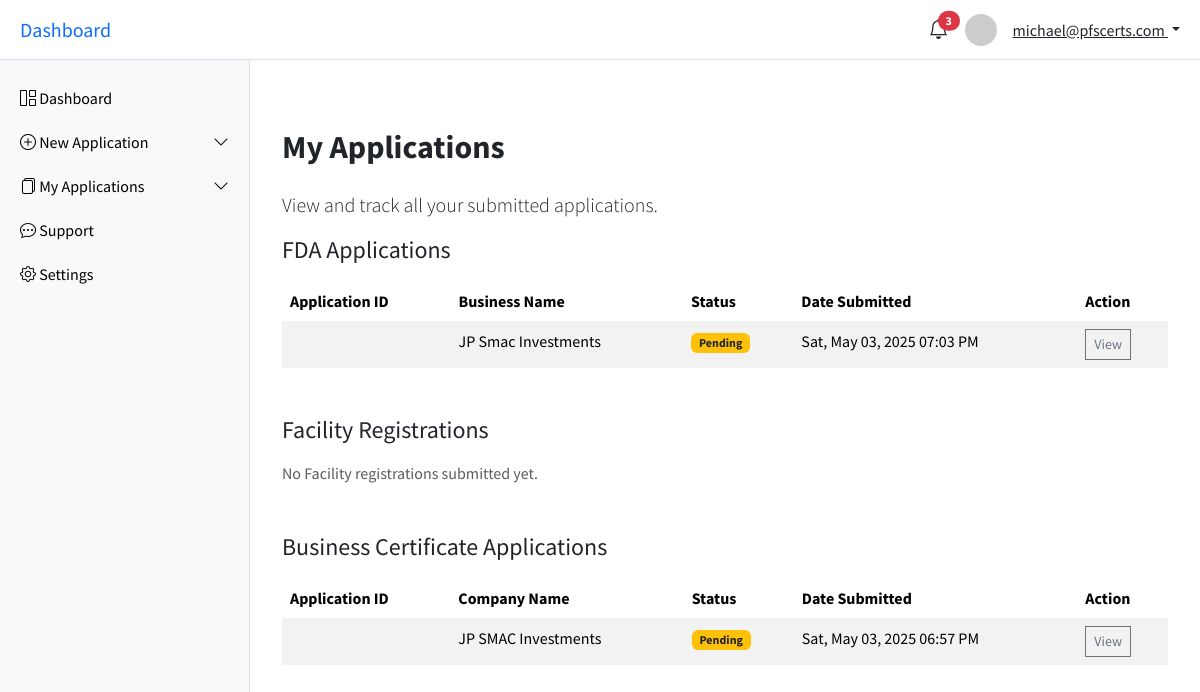
The page /account/my_applications/ (signed in) on the database as committed earlier.
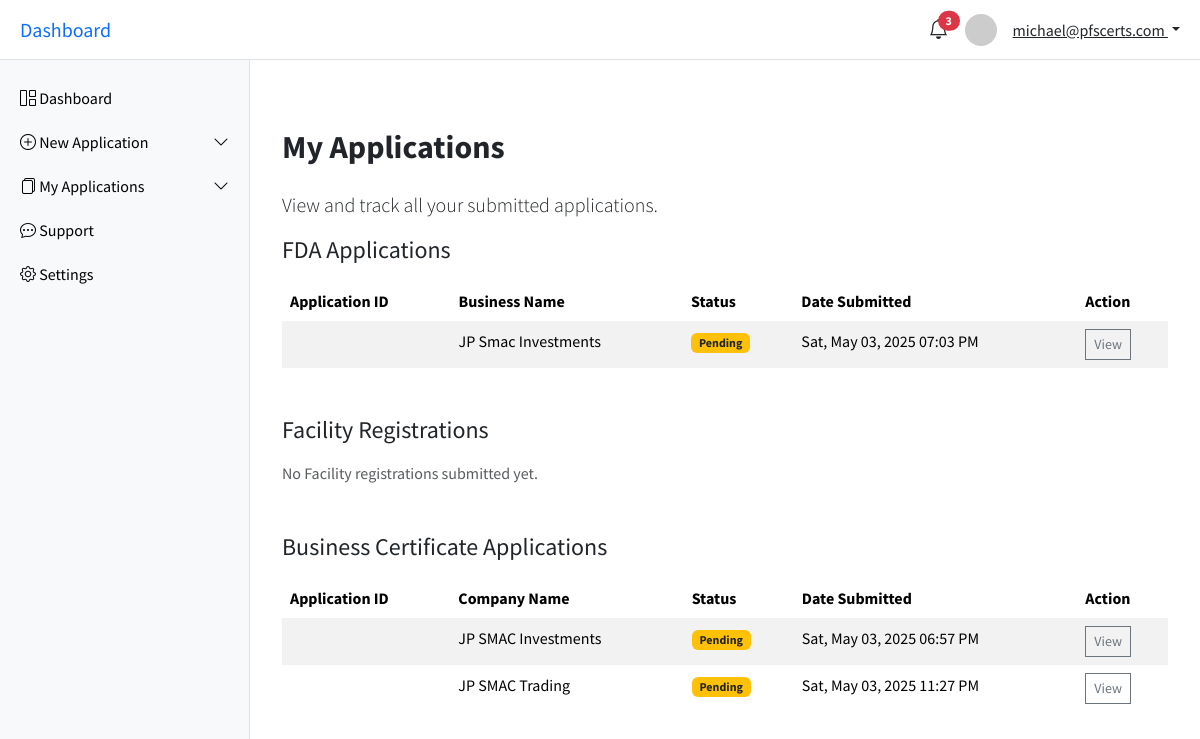
The same page on the database as committed later.
### account/models.py (models this page shows, shortened)
class CustomUser(AbstractUser):
    email = models.EmailField(unique=True)
    username = models.CharField(max_length=100)
    first_name = models.CharField(max_length=50)
    USERNAME_FIELD = 'email'
    REQUIRED_FIELDS = ['username']

class FDAApplication(models.Model):
    STATUS_CHOICES = [
        ('pending', 'Pending'),
        ('in_review', 'In Review'),
        ('completed_documentation', 'Completed Documentation'),
    ]
    user = models.ForeignKey(CustomUser, on_delete=models.CASCADE, related_name='fda_applications')
    business_certificate = models.FileField(upload_to='fda/business_certificates/')
    business_name = models.CharField(max_length=255)
    location = models.CharField(max_length=255)
    products = models.TextField()
    logo = models.ImageField(upload_to='fda/logos/', null=True, blank=True)
    lab_results = models.FileField(upload_to='fda/lab_results/', null=True, blank=True)
    product_labels = models.FileField(upload_to='fda/product_labels/', null=True, blank=True)
    food_handler_cert = models.FileField(upload_to='fda/food_handler_certs/', null=True, blank=True)
    process_description = models.TextField(null=True, blank=True)
    voice_note = models.FileField(upload_to='fda/voice_notes/', null=True, blank=True)
    facility_video = models.FileField(upload_to='fda/facility_videos/', null=True, blank=True)
    items_equipment = models.TextField()
    staff_roles = models.TextField()
    application_status = models.CharField(max_length=50, choices=STATUS_CHOICES, default='pending')
    submitted_at = models.DateTimeField(auto_now_add=True)
    updated_at = models.DateTimeField(auto_now=True)

class BusinessCertificateApplication(models.Model):
    STATUS_CHOICES = [
        ('pending', 'Pending'),
        ('in_review', 'In Review'),
        ('completed_documentation', 'Completed Documentation'),
    ]
    user = models.ForeignKey(CustomUser, on_delete=models.CASCADE, )
    company_name = models.CharField(max_length=100)
    nature_of_business = models.CharField(max_length=100)
    postal_address = models.TextField()
    contact_number_one = models.CharField(max_length=15)
    contact_number_two = models.CharField(max_length=15)
    company_email = models.CharField(max_length=50)
    company_building_number = models.CharField(max_length=10)
    company_landmark = models.CharField(max_length=255)
    area = models.CharField(max_length=100)
    district = models.CharField(max_length=100)
    company_gps_address = models.CharField(max_length=100)
    ghana_card_number = models.CharField(max_length=100)
    tin_number = models.CharField(max_length=100)
    application_status = models.CharField(max_length=50, choices=STATUS_CHOICES, default='pending')
    submitted_at = models.DateTimeField(auto_now_add=True)
    updated_at = models.DateTimeField(auto_now=True)

### account/views.py (the view)
# urls.py: path('my_applications/', user_applications, name='user-applications'),
@login_required
def user_applications(request):
    fda_applications = FDAApplication.objects.filter(user=request.user)
    business_cert_applications = BusinessCertificateApplication.objects.filter(user=request.user)
    context = {
        'fda_applications': fda_applications,
        'business_cert_applications': business_cert_applications,
    }
    return render(request, 'account/all-user-applications.html', context)

### account/templates/account/all-user-applications.html (shortened to what this page needs)
{% extends "account/base.html" %}
{% block content %}
<main class="main-content" id="mainContent">
    <div class="container mt-5">
        <h2 class="fw-bold mb-4 mt-2">My Applications</h2>
        <p class="lead">View and track all your submitted applications.</p>
    <div class="mb-5">
        <h4 class="mb-3">FDA Applications</h4>
        {% if fda_applications %}
        <table class="table table-striped table-borderless">
            <thead>
            <tr>
                <th>Application ID</th>
                <th>Business Name</th>
                <th>Status</th>
                <th>Date Submitted</th>
                <th>Action</th>
            </tr>
            </thead>
            <tbody>
            {% for app in fda_applications %}
            <tr>
                <td>{{ app.custom_id }}</td>
                <td>{{ app.business_name }}</td>
                <td>
                    {% if app.application_status == 'pending' %}
                        <span class="badge bg-warning text-dark">Pending</span>
                    {% elif app.application_status == 'in_review' %}
                        <span class="badge bg-primary">In Review</span>
                    {% elif app.application_status == 'completed' %}
                        <span class="badge bg-success">Completed</span>
                    {% else %}
                        <span class="badge bg-secondary">Unknown</span>
                    {% endif %}
                </td>
                <td>{{ app.submitted_at|date:"D, M d, Y h:i A" }}</td>
                <td><a href="#" class="btn btn-sm btn-outline-secondary">View</a></td>
            </tr>
            {% endfor %}
            </tbody>
        </table>
        {% else %}
        <p class="text-muted">No FDA applications submitted yet.</p>
        {% endif %}
    </div>
    <div class="mb-5">
        <h4 class="mb-3">Facility Registrations</h4>
        {% if facility_applications %}
        <table class="table table-striped table-borderless">
            <thead>
            <tr>
                <th>Application ID</th>
                <th>Facility Name</th>
                <th>Status</th>
                <th>Date Submitted</th>
                <th>Action</th>
            </tr>
            </thead>
            <tbody>
            {% for app in facility_applications %}
            <tr>
                <td>{{ app.custom_id }}</td>
                <td>{{ app.facility_name }}</td>
                <td><span class="text-muted">{{ app.status }}</span></td>
                <td>{{ app.submitted_at|date:"D, M d, Y h:i A" }}</td>
                <td><a href="#" class="btn btn-sm btn-outline-secondary">View</a></td>
            </tr>
            {% endfor %}
            </tbody>
        </table>
        {% else %}
        <p class="text-muted">No Facility registrations submitted yet.</p>
        {% endif %}
    </div>
    <div class="mb-5">
        <h4 class="mb-3">Business Certificate Applications</h4>
        {% if business_cert_applications %}
        <table class="table table-striped table-borderless">
            <thead>
            <tr>
                <th>Application ID</th>
                <th>Company Name</th>
                <th>Status</th>
                <th>Date Submitted</th>
                <th>Action</th>
            </tr>
            </thead>
            <tbody>
            {% for app in business_cert_applications %}
            <tr>
                <td>{{ app.custom_id }}</td>
                <td>{{ app.company_name }}</td>
                <td>
                    {% if app.application_status == 'pending' %}
                        <span class="badge bg-warning text-dark">Pending</span>
                    {% elif app.application_status == 'in_review' %}
                        <span class="badge bg-primary">In Review</span>
                    {% elif app.application_status == 'completed' %}
                        <span class="badge bg-success">Completed</span>
                    {% else %}
                        <span class="badge bg-secondary">Unknown</span>
                    {% endif %}
                </td>
                <td>{{ app.submitted_at|date:"D, M d, Y h:i A" }}</td>
                <td><a href="#" class="btn btn-sm btn-outline-secondary">View</a></td>
            </tr>
            {% endfor %}
            </tbody>
        </table>
        {% else %}
        <p class="text-muted">No Business Certificate applications submitted yet.</p>
        {% endif %}
    </div>
    </div>
</main>
{% endblock %}

### account/templates/account/base.html (shortened to what this page needs)
<!DOCTYPE html>
{% load static %}
<html lang="en">
<head>
  <link href="https://cdn.jsdelivr.net/npm/bootstrap@5.3.3/dist/css/bootstrap.min.css" rel="stylesheet">
  <link href="https://cdn.jsdelivr.net/npm/bootstrap-icons@1.10.5/font/bootstrap-icons.css" rel="stylesheet">
</head>
<body>
<header class="topbar">
  <h5 class="m-0 d-none d-lg-block">
    <a href="{% url 'user-dashboard' %}" class="text-decoration-none">Dashboard</a>
  </h5>
  <div class="d-flex align-items-center gap-3 ms-auto">
    <div class="dropdown">
      <a href="#" class="text-dark position-relative" id="notifDropdown" data-bs-toggle="dropdown" aria-expanded="false">
        <i class="bi bi-bell fs-5"></i>
        <span class="position-absolute top-0 start-100 translate-middle badge rounded-pill bg-danger">3</span>
      </a>
    </div>
    <img src="https://via.placeholder.com/32" class="profile-img" alt="User Image">
    <div class="dropdown">
      <a class="dropdown-toggle text-dark" href="#" id="userDropdown" data-bs-toggle="dropdown" aria-expanded="false">
        {{ request.user.email }}
      </a>
    </div>
  </div>
</header>
<nav class="sidebar" id="sidebar">
  <a href="{% url 'user-dashboard' %}"><i class="bi bi-grid-1x2"></i> Dashboard</a>
  <a data-bs-toggle="collapse" href="#newAppMenu" role="button" aria-expanded="false" aria-controls="newAppMenu">
    <i class="bi bi-plus-circle"></i> New Application
    <i class="bi bi-chevron-down float-end"></i>
  </a>
  <a data-bs-toggle="collapse" href="#myAppsMenu" role="button" aria-expanded="false" aria-controls="myAppsMenu">
    <i class="bi bi-files"></i> My Applications
    <i class="bi bi-chevron-down float-end"></i>
  </a>
  <a href="#"><i class="bi bi-chat-dots"></i> Support</a>
  <a href="#"><i class="bi bi-gear"></i> Settings</a>
</nav>
{% block content %}{% endblock content %}
</body>
</html>

### account/templates/account/base.html (style rules this page uses)
body { font-family: 'Source Sans Pro', sans-serif; }
.sidebar { position: fixed; top: 60px; left: 0; height: 100vh; width: 250px; background: #f8f9fa; border-right: 1px solid #dee2e6; padding-top: 1rem; transition: transform 0.3s ease; }
.sidebar a { padding: 10px 20px; display: block; color: #000; text-decoration: none; }
.main-content { margin-left: 250px; padding: 80px 20px 20px; transition: margin-left 0.3s; }
.topbar { position: fixed; top: 0; left: 0; right: 0; height: 60px; background-color: #fff; border-bottom: 1px solid #dee2e6; display: flex; align-items: center; justify-content: space-between; padding: 0 20px; z-index: 1030; }
.btn, .card { border-radius: 0 !important; box-shadow: none !important; transition: background-color 0.3s, color 0.3s; }
.profile-img { width: 32px; height: 32px; object-fit: cover; border-radius: 50%; }

Rows that differ between the two databases and show on the page:
added BusinessCertificateApplication: company_name "JP SMAC Trading", application_status "Pending", submitted_at "Sat, May 03, 2025 11:27 PM"
